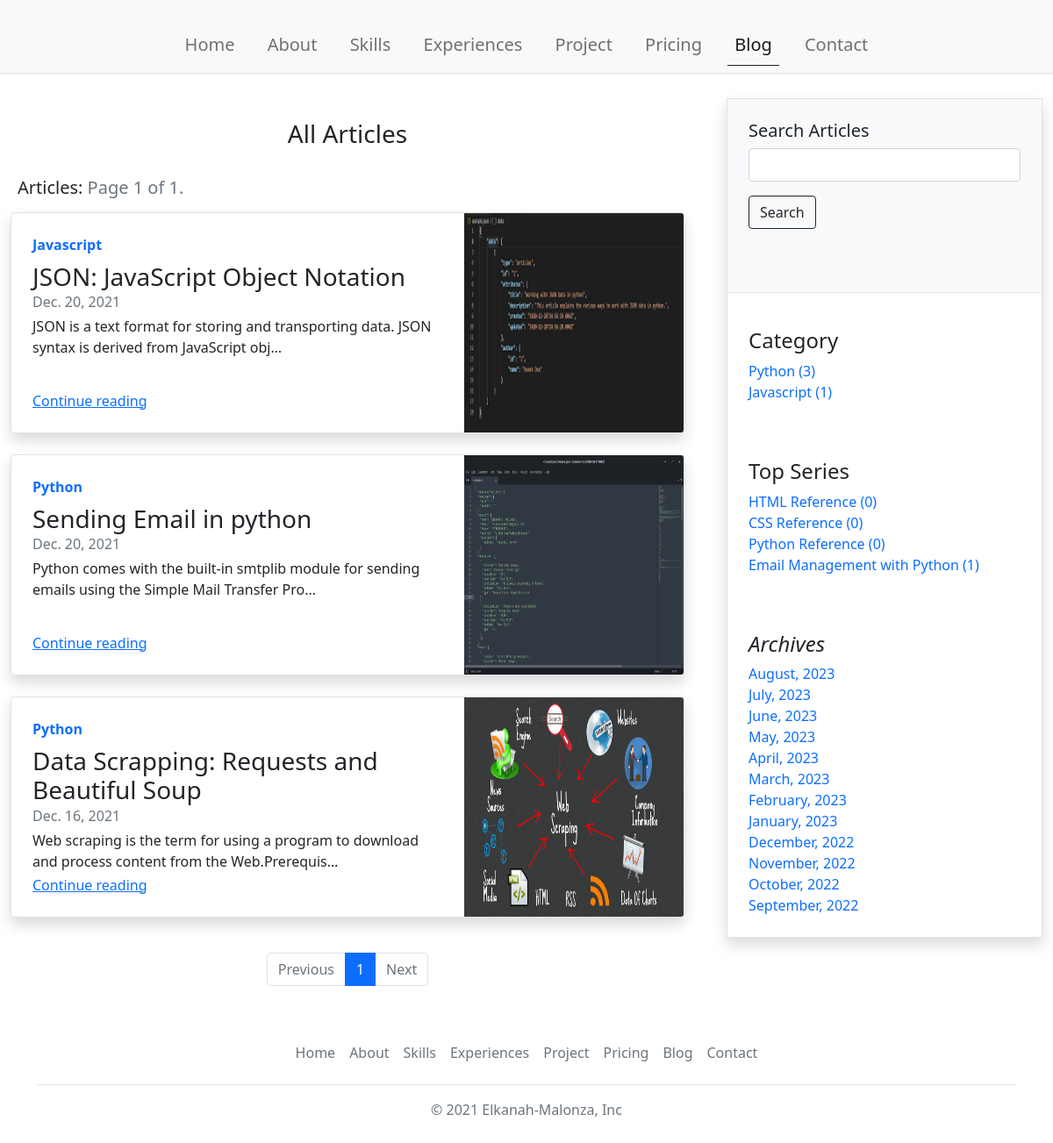
Page /blog/posts/ on the committed database.
### blog/models.py (models this page shows, shortened)
class Article(models.Model):
    user = models.ForeignKey(User, on_delete=models.CASCADE)
    image = models.ImageField(
        upload_to="image/blog/",
        max_length=1000,
        default="image/blog/blog_default.jpg",
        storage=gd_storage,
    )
    title = models.CharField("Title", max_length=50)
    content = models.TextField()
    tags = models.CharField("Tags", max_length=50)
    status = models.CharField("Status", max_length=50, default="PRIVATE")
    views = models.IntegerField("Views", default=0, null=True, blank=True)
    date_created = models.DateTimeField("Date Created", auto_now_add=True)
    category = models.ForeignKey(ArticleCategory, on_delete=models.CASCADE)
    series = models.ForeignKey(
        ArticleSeries, on_delete=models.CASCADE, null=True, blank=True
    )
    @property
    def content_text(self):
        return strip_tags(self.content)

class ArticleCategory(models.Model):
    name = models.CharField("Keyword", max_length=200, unique=True)
    date_created = models.DateTimeField("Date Created", auto_now_add=True)
    user = models.ForeignKey(User, on_delete=models.CASCADE)
    def article_count(self):
        return Article.objects.filter(category=self.id).count()

class ArticleSeries(models.Model):
    name = models.CharField("Keyword", max_length=200, unique=True)
    date_created = models.DateTimeField("Date Created", auto_now_add=True)
    user = models.ForeignKey(User, on_delete=models.CASCADE)
    @property
    def article_count(self):
        return Article.objects.filter(series=self.id).count()

### blog/views.py (the view)
# urls.py: path("posts/", views.articles, name="articles"),
def articles(request):
    articles = (
        Article.objects.filter(status="Publish").order_by("date_created").reverse()
    )
    archives = generate_last_one_year_months()
    categories = ArticleCategory.objects.all()
    series = ArticleSeries.objects.all()
    page_name = "All Articles"
    paginator = Paginator(articles, 10)
    page_number = request.GET.get("page", 1)
    articles = paginator.get_page(page_number)
    return render(
        request,
        "blog/articles.html",
        {
            "articles": articles,
            "categories": categories,
            "series": series,
            "archives": archives,
            "page_name": page_name,
        },
    )

### blog/views.py (called while the page is built)
def generate_last_one_year_months():
    today = dt.datetime.now()
    year = dt.timedelta(days=365)
    month = dt.timedelta(days=27)
    one_year_ago = today - year
    loop_time = today
    months = []
    archives = []
    while loop_time > one_year_ago:
        int_month = loop_time.strftime("%m")  # loop_time.month
        if int_month not in months:
            months = months + [int_month]
            int_year = loop_time.year
            str_month = loop_time.strftime("%B")
            name = str_month + ", " + str(int_year)
            value = {}
            value.setdefault("year", int_year)
            value.setdefault("month", int_month)
            archive = {}
            archive.setdefault(name, value)
            archives = archives + [archive]
        loop_time = loop_time - month
    print(archives)
    return archives

### blog/templates/blog/articles.html (shortened to what this page needs)
<!DOCTYPE html>
<html>
<head>
    {% load static %}
    <link href="https://cdn.jsdelivr.net/npm/bootstrap@5.1.3/dist/css/bootstrap.min.css" rel="stylesheet">
    <link href="{% static 'main/css/style.css' %}" rel="stylesheet">
</head>
<body>
    <nav class="navbar navbar-expand-lg fixed-top navbar-light bg-light border-bottom">
        <div class="container">
            <div class="collapse navbar-collapse" id="navbarMain">
                <ul class="navbar-nav mb-2 mb-lg-0 w-100 justify-content-around">
                    <li class="nav-item">
                        <a class="nav-link fs-5" aria-current="page" href="{% url 'index' %}">Home</a>
                    </li>
                    <li class="nav-item">
                        <a class="nav-link fs-5" href="{% url 'index' %}#section-about">About</a>
                    </li>
                    <li class="nav-item">
                        <a class="nav-link fs-5" href="{% url 'index' %}#section-skills">Skills</a>
                    </li>
                    <li class="nav-item">
                        <a class="nav-link fs-5" href="{% url 'index' %}#section-experiences">Experiences</a>
                    </li>
                    <li class="nav-item">
                        <a class="nav-link fs-5" href="{% url 'projects' %}">Project</a>
                    </li>
                    <li class="nav-item">
                        <a class="nav-link fs-5" href="{% url 'index' %}#section-pricing">Pricing</a>
                    </li>
                    <li class="nav-item">
                        <a class="nav-link fs-5 active" href="{% url 'blog' %}">Blog</a>
                    </li>
                    <li class="nav-item">
                        <a class="nav-link fs-5" href="{% url 'index' %}#section-contact">Contact</a>
                    </li>
                </ul>
            </div>
        </div>
    </nav>
    <div class="pt-5"></div>
    <main class="container-fluid main-blog pt-md-5">
        <div class="row g-5 pt-3">
            <div class="col-md-8">
                <div class="row text-center p-4">
                    <h3>{{page_name}}</h3>
                </div>
                <div class="row pb-2 d-flex justify-content-between">
                    <h5 class="col ms-2">Articles: <span class="reviews-count text-muted">Page {{articles.number}} of {{articles.paginator.num_pages}}.</span></h5>
                </div>
                <div class="row">
                {% for article in articles %}
                    <div class="col-12">
                        <div class="row g-0 border rounded overflow-hidden flex-md-row mb-4 shadow h-md-250 position-relative">
                            <div class="col p-4 d-flex flex-column position-static">
                                <strong class="d-inline-block mb-2 text-primary">{{article.category.name}}</strong>
                                <h3 class="mb-0">{{article.title | truncatechars:50}}</h3>
                                <div class="mb-1 text-muted">{{article.date_created.date}}</div>
                                <p class="card-text mb-auto">{{article.content_text|truncatechars_html:100|safe}}</p>
                                <a href="{% url 'article' article.title|slugify article.id %}" class="stretched-link">Continue reading</a>
                            </div>
                            <div class="col-auto d-none d-lg-block">
                                <img class="bd-placeholder-img" src="{{article.image.url}}" width="250" height="250" aria-label="Placeholder: Thumbnail" preserveAspectRatio="xMidYMid slice" focusable="false">
                            </div>
                        </div>
                    </div>
                {% empty %}
                    <div class="text-center pt-3">
                         <p class="text-muted"> No {{page_name}} Available</p>
                    </div>
                {% endfor %}
                </div>
                <div class="row pt-3">
                    <nav aria-label="Page navigation example">
                        <ul class="pagination justify-content-center">
                        {% if articles.has_previous %}
                            <li class="page-item">
                                <a href="?page={{articles.previous_page_number}}" class="page-link">Previous</a>
                            </li>
                        {% else %}
                            <li class="page-item disabled">
                                <a class="page-link">Previous</a>
                            </li>
                        {% endif %}
                        {% for p in articles.paginator.page_range %}
                            <li class="page-item {% if articles.number == p %}active{% endif %}">
                                <a class="page-link" href="?page={{p}}">{{p}}</a>
                            </li>
                        {% endfor %}
                        {% if articles.has_next %}
                            <li class="page-item">
                                <a class="page-link" href="?page={{articles.next_page_number}}">Next</a>
                            </li>
                        {% else %}
                            <li class="page-item disabled">
                                <a class="page-link" href="#">Next</a>
                            </li>
                        {% endif %}
                        </ul>
                    </nav>
                </div>
            </div>
            <div class="col-md-4">
                <div class="position-sticky border shadow" style="top: 4rem;">
                    <div class="p-4 mb-3 bg-light rounded border-bottom">
                        <div class="row">
                            <div class="col-12">
                                <h5>Search Articles</h5>
                            </div>
                            <div class="col-12 pb-5">
                                <form method="get" action="{% url 'articles-search' %}">
                                    <div class="mb3 pb-3">
                                        <input class="form-control" type="text" name="search">
                                    </div>
                                    <button class="btn btn-outline-dark" type="submit">Search</button>
                                </form>
                            </div>
                        </div>
                    </div>
                     <div class="p-4">
                        <h4>Category</h4>
                        <ol class="list-unstyled text-decoration-none">
                        {% for category in categories %}
                            {% if category.article_count > 0 %}
                            <li><a href="{% url 'articles-category' category.name|slugify category.id %}" class="text-decoration-none">{{category.name}} ({{category.article_count}})</a></li>
                            {% endif %}
                        {% endfor %}
                        </ol>
                    </div>
                    <div class="p-4">
                        <h4>Top Series</h4>
                        <ol class="list-unstyled text-decoration-none">
                        {% for entity in series %}
                            <li><a href="{% url 'articles-series' entity.name|slugify entity.id %}" class="text-decoration-none">{{entity.name}} ({{entity.article_count}})</a></li>
                        {% endfor %}
                        </ol>
                    </div>
                    <div class="p-4">
                        <h4 class="fst-italic">Archives</h4>
                        <ol class="list-unstyled mb-0">
                        {% for archive in archives %}
                            {% for key, value in archive.items %}
                            <li><a href="{% url 'articles-archives' key|slugify value.year value.month %}" class="text-decoration-none">{{key}}</a></li>
                            {% endfor %}
                        {% endfor %}
                        </ol>
                    </div>
                </div>
            </div>
        </div>
    </main>
    <div class="container">
        <footer class="py-3 my-4">
            <ul class="nav justify-content-center border-bottom pb-3 mb-3">
                <li class="nav-item"><a href="{% url 'index' %}" class="nav-link px-2 text-muted">Home</a></li>
                <li class="nav-item"><a href="{% url 'index' %}#section-about" class="nav-link px-2 text-muted">About</a></li>
                <li class="nav-item"><a href="{% url 'index' %}#section-skills" class="nav-link px-2 text-muted">Skills</a></li>
                <li class="nav-item"><a href="{% url 'index' %}#section-experiences" class="nav-link px-2 text-muted">Experiences</a></li>
                <li class="nav-item"><a href="{% url 'projects' %}" class="nav-link px-2 text-muted">Project</a></li>
                <li class="nav-item"><a href="{% url 'index' %}#section-pricing" class="nav-link px-2 text-muted">Pricing</a></li>
                <li class="nav-item"><a href="{% url 'blog' %}" class="nav-link px-2 text-muted">Blog</a></li>
                <li class="nav-item"><a href="{% url 'index' %}#section-contact" class="nav-link px-2 text-muted">Contact</a></li>
            </ul>
            <p class="text-center text-muted">&copy; 2021 Elkanah-Malonza, Inc</p>
        </footer>
    </div>
</body>
</html>

### profile_settings/static/main/css/style.css (style rules this page uses)
#navbarMain { padding-inline: 150px; padding-top: 20px; }
.navbar-light .navbar-nav .nav-link.active, .navbar-light .navbar-nav .show > .nav-link { color: rgba(0,0,0,.9); border-color: #212529 !important; border-bottom: 1px solid; }

### rows in the picture
Article: category.name "Javascript", title "JSON: JavaScript Object Notation", date_created "Dec. 20, 2021", content_text "JSON is a text format for storing and transporting data. JSON syntax is derived from JavaScript obj…", image (picture)
Article: category.name "Python", title "Sending Email in python", date_created "Dec. 20, 2021", content_text "Python comes with the built-in smtplib module for sending emails using the Simple Mail Transfer Pro…", image (picture)
Article: category.name "Python", title "Data Scrapping: Requests and Beautiful Soup", date_created "Dec. 16, 2021", content_text "Web scraping is the term for using a program to download and process content from the Web.Prerequis…", image (picture)
ArticleCategory: name "Python", article_count "3"
ArticleCategory: name "Javascript", article_count "1"
ArticleSeries: name "HTML Reference", article_count "0"
ArticleSeries: name "CSS Reference", article_count "0"
ArticleSeries: name "Python Reference", article_count "0"
ArticleSeries: name "Email Management with Python", article_count "1"

### other values in the picture
{{ page_name }} "All Articles"
{{ articles.number }} "1"
{{ articles.paginator.num_pages }} "1"
{{ p }} "1"
{{ key }} "August, 2023" "July, 2023" "June, 2023" "May, 2023" "April, 2023" "March, 2023" "February, 2023" "January, 2023" "December, 2022" "November, 2022" "October, 2022" "September, 2022"
